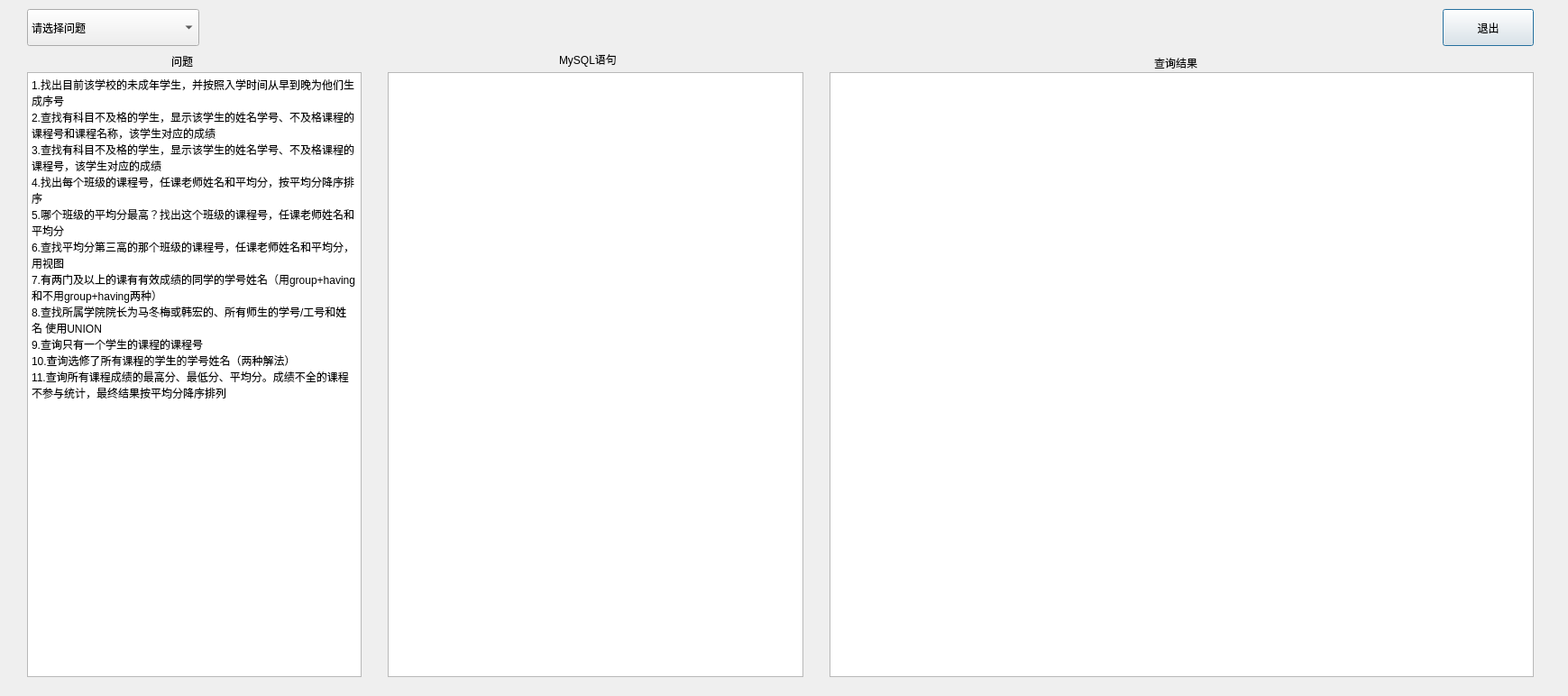
<?xml version="1.0" encoding="UTF-8"?>
<ui version="4.0">
 <class>Dialog</class>
 <widget class="QDialog" name="Dialog">
  <property name="geometry">
   <rect>
    <x>0</x>
    <y>0</y>
    <width>1739</width>
    <height>772</height>
   </rect>
  </property>
  <property name="windowTitle">
   <string>Dialog</string>
  </property>
  <widget class="QTextEdit" name="textEdit">
   <property name="geometry">
    <rect>
     <x>430</x>
     <y>80</y>
     <width>461</width>
     <height>671</height>
    </rect>
   </property>
   <property name="font">
    <font>
     <pointsize>9</pointsize>
    </font>
   </property>
   <property name="html">
    <string>&lt;!DOCTYPE HTML PUBLIC &quot;-//W3C//DTD HTML 4.0//EN&quot; &quot;http://www.w3.org/TR/REC-html40/strict.dtd&quot;&gt;
&lt;html&gt;&lt;head&gt;&lt;meta name=&quot;qrichtext&quot; content=&quot;1&quot; /&gt;&lt;style type=&quot;text/css&quot;&gt;
p, li { white-space: pre-wrap; }
&lt;/style&gt;&lt;/head&gt;&lt;body style=&quot; font-family:'SimSun'; font-size:9pt; font-weight:400; font-style:normal;&quot;&gt;
&lt;p style=&quot;-qt-paragraph-type:empty; margin-top:0px; margin-bottom:0px; margin-left:0px; margin-right:0px; -qt-block-indent:0; text-indent:0px; font-size:12pt;&quot;&gt;&lt;br /&gt;&lt;/p&gt;&lt;/body&gt;&lt;/html&gt;</string>
   </property>
  </widget>
  <widget class="QTextEdit" name="textEdit_2">
   <property name="geometry">
    <rect>
     <x>30</x>
     <y>80</y>
     <width>371</width>
     <height>671</height>
    </rect>
   </property>
   <property name="font">
    <font>
     <pointsize>12</pointsize>
    </font>
   </property>
   <property name="html">
    <string>&lt;!DOCTYPE HTML PUBLIC &quot;-//W3C//DTD HTML 4.0//EN&quot; &quot;http://www.w3.org/TR/REC-html40/strict.dtd&quot;&gt;
&lt;html&gt;&lt;head&gt;&lt;meta name=&quot;qrichtext&quot; content=&quot;1&quot; /&gt;&lt;style type=&quot;text/css&quot;&gt;
p, li { white-space: pre-wrap; }
&lt;/style&gt;&lt;/head&gt;&lt;body style=&quot; font-family:'SimSun'; font-size:12pt; font-weight:400; font-style:normal;&quot;&gt;
&lt;p style=&quot; margin-top:0px; margin-bottom:0px; margin-left:0px; margin-right:0px; -qt-block-indent:0; text-indent:0px;&quot;&gt;&lt;span style=&quot; font-size:9pt;&quot;&gt;1.找出目前该学校的未成年学生，并按照入学时间从早到晚为他们生成序号&lt;br /&gt;2.查找有科目不及格的学生，显示该学生的姓名学号、不及格课程的课程号和课程名称，该学生对应的成绩&lt;br /&gt;3.查找有科目不及格的学生，显示该学生的姓名学号、不及格课程的课程号，该学生对应的成绩&lt;/span&gt;&lt;/p&gt;
&lt;p style=&quot; margin-top:0px; margin-bottom:0px; margin-left:0px; margin-right:0px; -qt-block-indent:0; text-indent:0px;&quot;&gt;&lt;span style=&quot; font-size:9pt;&quot;&gt;4.找出每个班级的课程号，任课老师姓名和平均分，按平均分降序排序&lt;/span&gt;&lt;/p&gt;
&lt;p style=&quot; margin-top:0px; margin-bottom:0px; margin-left:0px; margin-right:0px; -qt-block-indent:0; text-indent:0px;&quot;&gt;&lt;span style=&quot; font-size:9pt;&quot;&gt;5.哪个班级的平均分最高？找出这个班级的课程号，任课老师姓名和平均分&lt;/span&gt;&lt;/p&gt;
&lt;p style=&quot; margin-top:0px; margin-bottom:0px; margin-left:0px; margin-right:0px; -qt-block-indent:0; text-indent:0px;&quot;&gt;&lt;span style=&quot; font-size:9pt;&quot;&gt;6.查找平均分第三高的那个班级的课程号，任课老师姓名和平均分，用视图&lt;/span&gt;&lt;/p&gt;
&lt;p style=&quot; margin-top:0px; margin-bottom:0px; margin-left:0px; margin-right:0px; -qt-block-indent:0; text-indent:0px;&quot;&gt;&lt;span style=&quot; font-size:9pt;&quot;&gt;7.有两门及以上的课有有效成绩的同学的学号姓名（用group+having和不用group+having两种）&lt;/span&gt;&lt;/p&gt;
&lt;p style=&quot; margin-top:0px; margin-bottom:0px; margin-left:0px; margin-right:0px; -qt-block-indent:0; text-indent:0px;&quot;&gt;&lt;span style=&quot; font-size:9pt;&quot;&gt;8.查找所属学院院长为马冬梅或韩宏的、所有师生的学号/工号和姓名 使用UNION&lt;/span&gt;&lt;/p&gt;
&lt;p style=&quot; margin-top:0px; margin-bottom:0px; margin-left:0px; margin-right:0px; -qt-block-indent:0; text-indent:0px;&quot;&gt;&lt;span style=&quot; font-size:9pt;&quot;&gt;9.查询只有一个学生的课程的课程号&lt;/span&gt;&lt;/p&gt;
&lt;p style=&quot; margin-top:0px; margin-bottom:0px; margin-left:0px; margin-right:0px; -qt-block-indent:0; text-indent:0px;&quot;&gt;&lt;span style=&quot; font-size:9pt;&quot;&gt;10.查询选修了所有课程的学生的学号姓名（两种解法）&lt;/span&gt;&lt;/p&gt;
&lt;p style=&quot; margin-top:0px; margin-bottom:0px; margin-left:0px; margin-right:0px; -qt-block-indent:0; text-indent:0px;&quot;&gt;&lt;span style=&quot; font-size:9pt;&quot;&gt;11.查询所有课程成绩的最高分、最低分、平均分。成绩不全的课程不参与统计，最终结果按平均分降序排列&lt;/span&gt;&lt;/p&gt;&lt;/body&gt;&lt;/html&gt;</string>
   </property>
  </widget>
  <widget class="QLabel" name="label">
   <property name="geometry">
    <rect>
     <x>190</x>
     <y>60</y>
     <width>51</width>
     <height>16</height>
    </rect>
   </property>
   <property name="font">
    <font>
     <pointsize>9</pointsize>
    </font>
   </property>
   <property name="text">
    <string>问题</string>
   </property>
   <property name="textFormat">
    <enum>Qt::PlainText</enum>
   </property>
  </widget>
  <widget class="QLabel" name="label_2">
   <property name="geometry">
    <rect>
     <x>620</x>
     <y>50</y>
     <width>101</width>
     <height>31</height>
    </rect>
   </property>
   <property name="font">
    <font>
     <pointsize>9</pointsize>
    </font>
   </property>
   <property name="text">
    <string>MySQL语句</string>
   </property>
   <property name="textFormat">
    <enum>Qt::PlainText</enum>
   </property>
  </widget>
  <widget class="QPushButton" name="pushButton">
   <property name="geometry">
    <rect>
     <x>1600</x>
     <y>10</y>
     <width>101</width>
     <height>41</height>
    </rect>
   </property>
   <property name="font">
    <font>
     <pointsize>9</pointsize>
    </font>
   </property>
   <property name="text">
    <string>退出</string>
   </property>
  </widget>
  <widget class="QTextEdit" name="textEdit_3">
   <property name="geometry">
    <rect>
     <x>920</x>
     <y>80</y>
     <width>781</width>
     <height>671</height>
    </rect>
   </property>
   <property name="font">
    <font>
     <pointsize>9</pointsize>
    </font>
   </property>
   <property name="html">
    <string>&lt;!DOCTYPE HTML PUBLIC &quot;-//W3C//DTD HTML 4.0//EN&quot; &quot;http://www.w3.org/TR/REC-html40/strict.dtd&quot;&gt;
&lt;html&gt;&lt;head&gt;&lt;meta name=&quot;qrichtext&quot; content=&quot;1&quot; /&gt;&lt;style type=&quot;text/css&quot;&gt;
p, li { white-space: pre-wrap; }
&lt;/style&gt;&lt;/head&gt;&lt;body style=&quot; font-family:'SimSun'; font-size:9pt; font-weight:400; font-style:normal;&quot;&gt;
&lt;p style=&quot;-qt-paragraph-type:empty; margin-top:0px; margin-bottom:0px; margin-left:0px; margin-right:0px; -qt-block-indent:0; text-indent:0px; font-size:12pt;&quot;&gt;&lt;br /&gt;&lt;/p&gt;&lt;/body&gt;&lt;/html&gt;</string>
   </property>
  </widget>
  <widget class="QLabel" name="label_3">
   <property name="geometry">
    <rect>
     <x>1280</x>
     <y>60</y>
     <width>71</width>
     <height>20</height>
    </rect>
   </property>
   <property name="font">
    <font>
     <pointsize>9</pointsize>
    </font>
   </property>
   <property name="text">
    <string>查询结果</string>
   </property>
   <property name="textFormat">
    <enum>Qt::PlainText</enum>
   </property>
  </widget>
  <widget class="QComboBox" name="comboBox">
   <property name="geometry">
    <rect>
     <x>30</x>
     <y>10</y>
     <width>191</width>
     <height>41</height>
    </rect>
   </property>
   <property name="font">
    <font>
     <pointsize>9</pointsize>
    </font>
   </property>
   <item>
    <property name="text">
     <string>请选择问题</string>
    </property>
   </item>
   <item>
    <property name="text">
     <string>1</string>
    </property>
   </item>
   <item>
    <property name="text">
     <string>2</string>
    </property>
   </item>
   <item>
    <property name="text">
     <string>3</string>
    </property>
   </item>
   <item>
    <property name="text">
     <string>4</string>
    </property>
   </item>
   <item>
    <property name="text">
     <string>5</string>
    </property>
   </item>
   <item>
    <property name="text">
     <string>6</string>
    </property>
   </item>
   <item>
    <property name="text">
     <string>7</string>
    </property>
   </item>
   <item>
    <property name="text">
     <string>8</string>
    </property>
   </item>
   <item>
    <property name="text">
     <string>9</string>
    </property>
   </item>
   <item>
    <property name="text">
     <string>10</string>
    </property>
   </item>
   <item>
    <property name="text">
     <string>11</string>
    </property>
   </item>
  </widget>
 </widget>
 <resources/>
 <connections/>
</ui>
